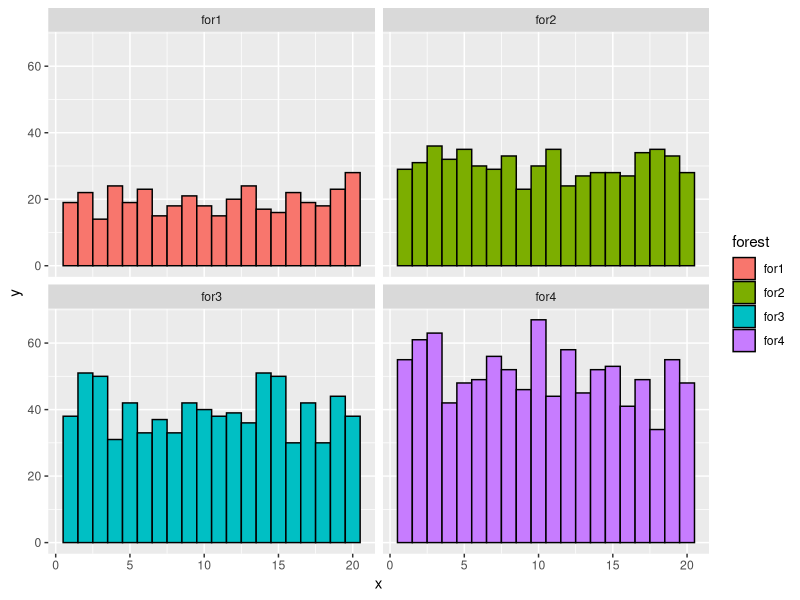

Here is the R script that generated this plot:
require(ggplot2)
# (temporal) Autocorrelation in mean red-stage pines in the study forests

i = 1:4
dat1 = data.frame(
  forest = rep(c("for1", "for2", "for3", "for4"), each = 20),
  x = rep(1:20, 4),
  y = c(
    rpois(n = 20, lambda = 20),
    rpois(n = 20, lambda = 30),
    rpois(n = 20, lambda = 40),
    rpois(n = 20, lambda = 50)))


gg1 = ggplot(data = dat1, aes(x = x, y = y, color = forest))
f1 = facet_wrap(~forest, ncol = 2)
gg1 + f1 + geom_bar(stat = "identity", aes(fill = forest), color = 1, width = 1)

